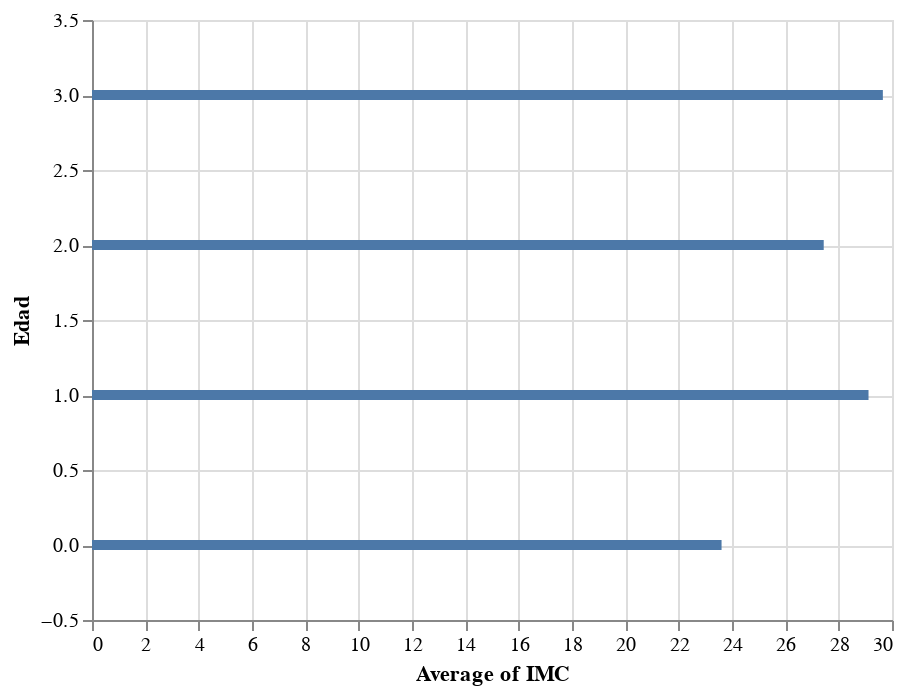

The code cell stored with this chart in its notebook:
### Code cell
alt.Chart(df_op).mark_bar().encode(
    x='average(IMC)',
    y='Edad'
)

### Figure 1 — Vega-Lite specification as saved in the notebook (floating-point values rounded to 4 significant figures)
{"config": {"view": {"continuousWidth": 400, "continuousHeight": 300}}, "data": {"name": "data-1463b50384c1370f5eacb55764a6d2b3"}, "mark": "bar", "encoding": {"x": {"aggregate": "average", "field": "IMC", "type": "quantitative"}, "y": {"field": "Edad", "type": "quantitative"}}, "$schema": "https://vega.github.io/schema/vega-lite/v4.17.0.json", "datasets": {"data-1463b50384c1370f5eacb55764a6d2b3": [{"Edad": 3, "Altura": 1.5, "Peso": 65.0, "BECK ": 3, "STAI.ANSIEDAD": 26, "BULLIT": 52, "IMC": 28.89, "Nivel de educación": 0, "label": 1}, {"Edad": 0, "Altura": 1.65, "Peso": 61.0, "BECK ": 0, "STAI.ANSIEDAD": 26, "BULLIT": 49, "IMC": 22.41, "Nivel de educación": 5, "label": 1}, {"Edad": 2, "Altura": 1.52, "Peso": 105.0, "BECK ": 22, "STAI.ANSIEDAD": 29, "BULLIT": 68, "IMC": 45.45, "Nivel de educación": 4, "label": 0}, {"Edad": 0, "Altura": 1.6, "Peso": 54.0, "BECK ": 1, "STAI.ANSIEDAD": 26, "BULLIT": 42, "IMC": 21.09, "Nivel de educación": 0, "label": 1}, {"Edad": 2, "Altura": 1.65, "Peso": 64.0, "BECK ": 5, "STAI.ANSIEDAD": 24, "BULLIT": 45, "IMC": 23.51, "Nivel de educación": 0, "label": 1}, {"Edad": 3, "Altura": 1.51, "Peso": 67.0, "BECK ": 2, "STAI.ANSIEDAD": 20, "BULLIT": 51, "IMC": 29.38, "Nivel de educación": 3, "label": 1}, {"Edad": 3, "Altura": 1.74, "Peso": 94.0, "BECK ": 15, "STAI.ANSIEDAD": 25, "BULLIT": 96, "IMC": 31.05, "Nivel de educación": 5, "label": 0}, {"Edad": 2, "Altura": 1.54, "Peso": 82.0, "BECK ": 5, "STAI.ANSIEDAD": 26, "BULLIT": 52, "IMC": 34.58, "Nivel de educación": 4, "label": 1}, {"Edad": 1, "Altura": 1.6, "Peso": 51.0, "BECK ": 31, "STAI.ANSIEDAD": 34, "BULLIT": 69, "IMC": 19.92, "Nivel de educación": 4, "label": 0}, {"Edad": 1, "Altura": 1.6, "Peso": 69.0, "BECK ": 8, "STAI.ANSIEDAD": 31, "BULLIT": 81, "IMC": 26.95, "Nivel de educación": 0, "label": 0}, {"Edad": 3, "Altura": 1.65, "Peso": 66.0, "BECK ": 16, "STAI.ANSIEDAD": 29, "BULLIT": 39, "IMC": 24.24, "Nivel de educación": 0, "label": 1}, {"Edad": 1, "Altura": 1.64, "Peso": 89.0, "BECK ": 22, "STAI.ANSIEDAD": 29, "BULLIT": 91, "IMC": 33.09, "Nivel de educación": 2, "label": 0}, {"Edad": 3, "Altura": 1.74, "Peso": 59.0, "BECK ": 26, "STAI.ANSIEDAD": 30, "BULLIT": 45, "IMC": 19.49, "Nivel de educación": 4, "label": 1}, {"Edad": 2, "Altura": 1.65, "Peso": 80.0, "BECK ": 10, "STAI.ANSIEDAD": 21, "BULLIT": 59, "IMC": 29.38, "Nivel de educación": 0, "label": 1}, {"Edad": 2, "Altura": 1.76, "Peso": 68.0, "BECK ": 0, "STAI.ANSIEDAD": 23, "BULLIT": 40, "IMC": 21.95, "Nivel de educación": 0, "label": 1}, {"Edad": 2, "Altura": 1.7, "Peso": 72.0, "BECK ": 6, "STAI.ANSIEDAD": 25, "BULLIT": 57, "IMC": 24.91, "Nivel de educación": 5, "label": 1}, {"Edad": 2, "Altura": 1.6, "Peso": 65.0, "BECK ": 3, "STAI.ANSIEDAD": 27, "BULLIT": 67, "IMC": 25.39, "Nivel de educación": 2, "label": 0}, {"Edad": 0, "Altura": 1.59, "Peso": 57.0, "BECK ": 6, "STAI.ANSIEDAD": 21, "BULLIT": 58, "IMC": 22.55, "Nivel de educación": 5, "label": 1}, {"Edad": 0, "Altura": 1.54, "Peso": 78.0, "BECK ": 11, "STAI.ANSIEDAD": 24, "BULLIT": 57, "IMC": 32.89, "Nivel de educación": 2, "label": 1}, {"Edad": 1, "Altura": 1.6, "Peso": 68.0, "BECK ": 11, "STAI.ANSIEDAD": 27, "BULLIT": 81, "IMC": 26.56, "Nivel de educación": 4, "label": 0}, {"Edad": 0, "Altura": 1.56, "Peso": 70.0, "BECK ": 19, "STAI.ANSIEDAD": 25, "BULLIT": 61, "IMC": 28.76, "Nivel de educación": 2, "label": 0}, {"Edad": 0, "Altura": 1.63, "Peso": 64.0, "BECK ": 31, "STAI.ANSIEDAD": 28, "BULLIT": 102, "IMC": 24.09, "Nivel de educación": 2, "label": 0}, {"Edad": 0, "Altura": 1.64, "Peso": 58.0, "BECK ": 3, "STAI.ANSIEDAD": 25, "BULLIT": 44, "IMC": 21.56, "Nivel de educación": 2, "label": 1}, {"Edad": 2, "Altura": 1.6, "Peso": 86.0, "BECK ": 9, "STAI.ANSIEDAD": 20, "BULLIT": 68, "IMC": 33.59, "Nivel de educación": 5, "label": 0}, {"Edad": 2, "Altura": 1.58, "Peso": 57.0, "BECK ": 19, "STAI.ANSIEDAD": 26, "BULLIT": 42, "IMC": 22.83, "Nivel de educación": 4, "label": 1}, {"Edad": 3, "Altura": 1.66, "Peso": 56.0, "BECK ": 4, "STAI.ANSIEDAD": 20, "BULLIT": 38, "IMC": 20.32, "Nivel de educación": 5, "label": 1}, {"Edad": 1, "Altura": 1.61, "Peso": 65.0, "BECK ": 3, "STAI.ANSIEDAD": 25, "BULLIT": 56, "IMC": 25.08, "Nivel de educación": 4, "label": 1}, {"Edad": 3, "Altura": 1.61, "Peso": 71.0, "BECK ": 11, "STAI.ANSIEDAD": 23, "BULLIT": 52, "IMC": 27.39, "Nivel de educación": 4, "label": 1}, {"Edad": 3, "Altura": 1.6, "Peso": 75.0, "BECK ": 5, "STAI.ANSIEDAD": 26, "BULLIT": 59, "IMC": 29.3, "Nivel de educación": 1, "label": 1}, {"Edad": 3, "Altura": 1.78, "Peso": 98.0, "BECK ": 33, "STAI.ANSIEDAD": 31, "BULLIT": 92, "IMC": 30.93, "Nivel de educación": 2, "label": 0}, {"Edad": 2, "Altura": 1.64, "Peso": 65.0, "BECK ": 0, "STAI.ANSIEDAD": 27, "BULLIT": 36, "IMC": 24.17, "Nivel de educación": 3, "label": 1}, {"Edad": 3, "Altura": 1.68, "Peso": 94.0, "BECK ": 10, "STAI.ANSIEDAD": 24, "BULLIT": 80, "IMC": 33.3, "Nivel de educación": 5, "label": 0}, {"Edad": 3, "Altura": 1.68, "Peso": 85.0, "BECK ": 24, "STAI.ANSIEDAD": 29, "BULLIT": 71, "IMC": 30.12, "Nivel de educación": 1, "label": 0}, {"Edad": 3, "Altura": 1.69, "Peso": 82.0, "BECK ": 17, "STAI.ANSIEDAD": 29, "BULLIT": 33, "IMC": 28.71, "Nivel de educación": 5, "label": 1}, {"Edad": 0, "Altura": 1.6, "Peso": 50.0, "BECK ": 10, "STAI.ANSIEDAD": 25, "BULLIT": 52, "IMC": 19.53, "Nivel de educación": 5, "label": 1}, {"Edad": 2, "Altura": 1.55, "Peso": 53.0, "BECK ": 0, "STAI.ANSIEDAD": 19, "BULLIT": 40, "IMC": 22.06, "Nivel de educación": 5, "label": 1}, {"Edad": 3, "Altura": 1.78, "Peso": 125.0, "BECK ": 7, "STAI.ANSIEDAD": 23, "BULLIT": 84, "IMC": 39.45, "Nivel de educación": 2, "label": 0}, {"Edad": 3, "Altura": 1.62, "Peso": 78.5, "BECK ": 3, "STAI.ANSIEDAD": 21, "BULLIT": 47, "IMC": 29.91, "Nivel de educación": 2, "label": 1}, {"Edad": 3, "Altura": 1.57, "Peso": 64.0, "BECK ": 14, "STAI.ANSIEDAD": 20, "BULLIT": 38, "IMC": 25.96, "Nivel de educación": 5, "label": 1}, {"Edad": 1, "Altura": 1.53, "Peso": 69.0, "BECK ": 2, "STAI.ANSIEDAD": 23, "BULLIT": 51, "IMC": 29.48, "Nivel de educación": 5, "label": 1}, {"Edad": 2, "Altura": 1.71, "Peso": 98.7, "BECK ": 23, "STAI.ANSIEDAD": 32, "BULLIT": 128, "IMC": 33.75, "Nivel de educación": 5, "label": 0}, {"Edad": 0, "Altura": 1.59, "Peso": 48.0, "BECK ": 0, "STAI.ANSIEDAD": 20, "BULLIT": 42, "IMC": 18.99, "Nivel de educación": 4, "label": 1}, {"Edad": 0, "Altura": 1.63, "Peso": 54.5, "BECK ": 9, "STAI.ANSIEDAD": 29, "BULLIT": 37, "IMC": 20.51, "Nivel de educación": 4, "label": 1}, {"Edad": 0, "Altura": 1.69, "Peso": 76.0, "BECK ": 0, "STAI.ANSIEDAD": 21, "BULLIT": 39, "IMC": 26.61, "Nivel de educación": 2, "label": 1}, {"Edad": 0, "Altura": 1.6, "Peso": 65.0, "BECK ": 8, "STAI.ANSIEDAD": 24, "BULLIT": 48, "IMC": 25.39, "Nivel de educación": 2, "label": 1}, {"Edad": 1, "Altura": 1.63, "Peso": 88.0, "BECK ": 6, "STAI.ANSIEDAD": 25, "BULLIT": 51, "IMC": 33.12, "Nivel de educación": 0, "label": 1}, {"Edad": 0, "Altura": 1.44, "Peso": 52.0, "BECK ": 0, "STAI.ANSIEDAD": 27, "BULLIT": 33, "IMC": 25.08, "Nivel de educación": 4, "label": 1}, {"Edad": 2, "Altura": 1.63, "Peso": 57.0, "BECK ": 0, "STAI.ANSIEDAD": 21, "BULLIT": 51, "IMC": 21.45, "Nivel de educación": 5, "label": 1}, {"Edad": 0, "Altura": 1.68, "Peso": 60.0, "BECK ": 1, "STAI.ANSIEDAD": 23, "BULLIT": 43, "IMC": 21.26, "Nivel de educación": 4, "label": 1}, {"Edad": 0, "Altura": 1.6, "Peso": 78.0, "BECK ": 6, "STAI.ANSIEDAD": 20, "BULLIT": 47, "IMC": 30.47, "Nivel de educación": 4, "label": 1}, {"Edad": 0, "Altura": 1.58, "Peso": 84.5, "BECK ": 20, "STAI.ANSIEDAD": 25, "BULLIT": 42, "IMC": 33.85, "Nivel de educación": 2, "label": 1}, {"Edad": 0, "Altura": 1.64, "Peso": 63.0, "BECK ": 16, "STAI.ANSIEDAD": 29, "BULLIT": 53, "IMC": 23.42, "Nivel de educación": 4, "label": 1}, {"Edad": 0, "Altura": 1.65, "Peso": 45.0, "BECK ": 8, "STAI.ANSIEDAD": 27, "BULLIT": 43, "IMC": 16.53, "Nivel de educación": 4, "label": 1}, {"Edad": 0, "Altura": 1.64, "Peso": 58.0, "BECK ": 14, "STAI.ANSIEDAD": 22, "BULLIT": 55, "IMC": 21.56, "Nivel de educación": 4, "label": 1}, {"Edad": 0, "Altura": 1.55, "Peso": 49.0, "BECK ": 3, "STAI.ANSIEDAD": 29, "BULLIT": 54, "IMC": 20.4, "Nivel de educación": 5, "label": 1}, {"Edad": 0, "Altura": 1.6, "Peso": 60.0, "BECK ": 1, "STAI.ANSIEDAD": 23, "BULLIT": 37, "IMC": 23.44, "Nivel de educación": 4, "label": 1}, {"Edad": 2, "Altura": 1.67, "Peso": 50.0, "BECK ": 6, "STAI.ANSIEDAD": 21, "BULLIT": 55, "IMC": 17.93, "Nivel de educación": 5, "label": 1}, {"Edad": 0, "Altura": 1.6, "Peso": 58.0, "BECK ": 7, "STAI.ANSIEDAD": 27, "BULLIT": 48, "IMC": 22.66, "Nivel de educación": 4, "label": 1}, {"Edad": 0, "Altura": 1.69, "Peso": 70.0, "BECK ": 8, "STAI.ANSIEDAD": 24, "BULLIT": 75, "IMC": 24.51, "Nivel de educación": 4, "label": 0}, {"Edad": 0, "Altura": 1.6, "Peso": 64.0, "BECK ": 8, "STAI.ANSIEDAD": 26, "BULLIT": 44, "IMC": 25.0, "Nivel de educación": 2, "label": 1}, {"Edad": 0, "Altura": 1.65, "Peso": 80.0, "BECK ": 7, "STAI.ANSIEDAD": 23, "BULLIT": 46, "IMC": 29.38, "Nivel de educación": 2, "label": 1}, {"Edad": 0, "Altura": 1.73, "Peso": 68.0, "BECK ": 19, "STAI.ANSIEDAD": 34, "BULLIT": 108, "IMC": 22.72, "Nivel de educación": 4, "label": 0}, {"Edad": 2, "Altura": 1.74, "Peso": 90.0, "BECK ": 4, "STAI.ANSIEDAD": 22, "BULLIT": 77, "IMC": 29.73, "Nivel de educación": 4, "label": 0}, {"Edad": 1, "Altura": 1.7, "Peso": 112.0, "BECK ": 42, "STAI.ANSIEDAD": 29, "BULLIT": 114, "IMC": 38.75, "Nivel de educación": 4, "label": 0}, {"Edad": 3, "Altura": 1.53, "Peso": 71.0, "BECK ": 10, "STAI.ANSIEDAD": 27, "BULLIT": 72, "IMC": 30.33, "Nivel de educación": 5, "label": 0}, {"Edad": 3, "Altura": 1.59, "Peso": 102.0, "BECK ": 11, "STAI.ANSIEDAD": 20, "BULLIT": 67, "IMC": 40.35, "Nivel de educación": 5, "label": 0}, {"Edad": 3, "Altura": 1.63, "Peso": 73.0, "BECK ": 29, "STAI.ANSIEDAD": 23, "BULLIT": 55, "IMC": 27.48, "Nivel de educación": 4, "label": 0}, {"Edad": 3, "Altura": 1.63, "Peso": 98.0, "BECK ": 18, "STAI.ANSIEDAD": 30, "BULLIT": 72, "IMC": 36.89, "Nivel de educación": 3, "label": 0}, {"Edad": 0, "Altura": 1.58, "Peso": 56.0, "BECK ": 26, "STAI.ANSIEDAD": 25, "BULLIT": 61, "IMC": 22.43, "Nivel de educación": 4, "label": 0}, {"Edad": 2, "Altura": 1.68, "Peso": 80.0, "BECK ": 4, "STAI.ANSIEDAD": 27, "BULLIT": 79, "IMC": 28.34, "Nivel de educación": 4, "label": 0}, {"Edad": 0, "Altura": 1.56, "Peso": 50.0, "BECK ": 11, "STAI.ANSIEDAD": 26, "BULLIT": 92, "IMC": 20.55, "Nivel de educación": 2, "label": 0}, {"Edad": 0, "Altura": 1.62, "Peso": 46.0, "BECK ": 2, "STAI.ANSIEDAD": 22, "BULLIT": 40, "IMC": 17.53, "Nivel de educación": 4, "label": 1}, {"Edad": 0, "Altura": 1.64, "Peso": 59.0, "BECK ": 5, "STAI.ANSIEDAD": 27, "BULLIT": 55, "IMC": 21.94, "Nivel de educación": 4, "label": 1}, {"Edad": 0, "Altura": 1.62, "Peso": 65.0, "BECK ": 11, "STAI.ANSIEDAD": 24, "BULLIT": 82, "IMC": 24.77, "Nivel de educación": 5, "label": 0}]}}
